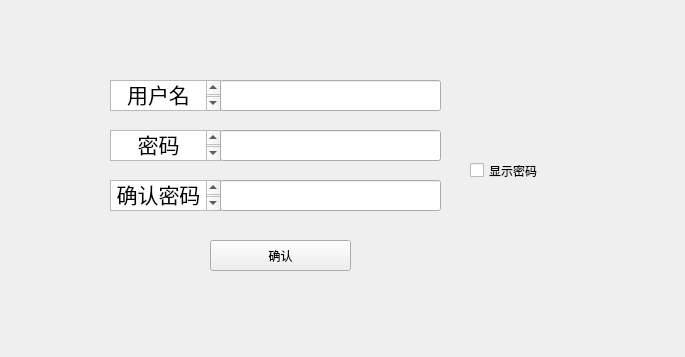
<?xml version="1.0" encoding="UTF-8"?>
<ui version="4.0">
 <class>Form</class>
 <widget class="QWidget" name="Form">
  <property name="geometry">
   <rect>
    <x>0</x>
    <y>0</y>
    <width>685</width>
    <height>357</height>
   </rect>
  </property>
  <property name="windowTitle">
   <string>Form</string>
  </property>
  <widget class="QTextBrowser" name="textBrowser">
   <property name="geometry">
    <rect>
     <x>110</x>
     <y>80</y>
     <width>111</width>
     <height>31</height>
    </rect>
   </property>
   <property name="html">
    <string>&lt;!DOCTYPE HTML PUBLIC &quot;-//W3C//DTD HTML 4.0//EN&quot; &quot;http://www.w3.org/TR/REC-html40/strict.dtd&quot;&gt;
&lt;html&gt;&lt;head&gt;&lt;meta name=&quot;qrichtext&quot; content=&quot;1&quot; /&gt;&lt;meta charset=&quot;utf-8&quot; /&gt;&lt;style type=&quot;text/css&quot;&gt;
p, li { white-space: pre-wrap; }
hr { height: 1px; border-width: 0; }
li.unchecked::marker { content: &quot;\2610&quot;; }
li.checked::marker { content: &quot;\2612&quot;; }
&lt;/style&gt;&lt;/head&gt;&lt;body style=&quot; font-family:'Microsoft YaHei UI'; font-size:9pt; font-weight:400; font-style:normal;&quot;&gt;
&lt;p align=&quot;center&quot; style=&quot; margin-top:0px; margin-bottom:0px; margin-left:0px; margin-right:0px; -qt-block-indent:0; text-indent:0px;&quot;&gt;&lt;span style=&quot; font-size:16pt;&quot;&gt;用户名&lt;/span&gt;&lt;/p&gt;&lt;/body&gt;&lt;/html&gt;</string>
   </property>
  </widget>
  <widget class="QTextBrowser" name="textBrowser_2">
   <property name="geometry">
    <rect>
     <x>110</x>
     <y>130</y>
     <width>111</width>
     <height>31</height>
    </rect>
   </property>
   <property name="html">
    <string>&lt;!DOCTYPE HTML PUBLIC &quot;-//W3C//DTD HTML 4.0//EN&quot; &quot;http://www.w3.org/TR/REC-html40/strict.dtd&quot;&gt;
&lt;html&gt;&lt;head&gt;&lt;meta name=&quot;qrichtext&quot; content=&quot;1&quot; /&gt;&lt;meta charset=&quot;utf-8&quot; /&gt;&lt;style type=&quot;text/css&quot;&gt;
p, li { white-space: pre-wrap; }
hr { height: 1px; border-width: 0; }
li.unchecked::marker { content: &quot;\2610&quot;; }
li.checked::marker { content: &quot;\2612&quot;; }
&lt;/style&gt;&lt;/head&gt;&lt;body style=&quot; font-family:'Microsoft YaHei UI'; font-size:9pt; font-weight:400; font-style:normal;&quot;&gt;
&lt;p align=&quot;center&quot; style=&quot; margin-top:0px; margin-bottom:0px; margin-left:0px; margin-right:0px; -qt-block-indent:0; text-indent:0px;&quot;&gt;&lt;span style=&quot; font-size:16pt;&quot;&gt;密码&lt;/span&gt;&lt;/p&gt;&lt;/body&gt;&lt;/html&gt;</string>
   </property>
  </widget>
  <widget class="QTextBrowser" name="textBrowser_3">
   <property name="geometry">
    <rect>
     <x>110</x>
     <y>180</y>
     <width>111</width>
     <height>31</height>
    </rect>
   </property>
   <property name="html">
    <string>&lt;!DOCTYPE HTML PUBLIC &quot;-//W3C//DTD HTML 4.0//EN&quot; &quot;http://www.w3.org/TR/REC-html40/strict.dtd&quot;&gt;
&lt;html&gt;&lt;head&gt;&lt;meta name=&quot;qrichtext&quot; content=&quot;1&quot; /&gt;&lt;meta charset=&quot;utf-8&quot; /&gt;&lt;style type=&quot;text/css&quot;&gt;
p, li { white-space: pre-wrap; }
hr { height: 1px; border-width: 0; }
li.unchecked::marker { content: &quot;\2610&quot;; }
li.checked::marker { content: &quot;\2612&quot;; }
&lt;/style&gt;&lt;/head&gt;&lt;body style=&quot; font-family:'Microsoft YaHei UI'; font-size:9pt; font-weight:400; font-style:normal;&quot;&gt;
&lt;p align=&quot;center&quot; style=&quot; margin-top:0px; margin-bottom:0px; margin-left:0px; margin-right:0px; -qt-block-indent:0; text-indent:0px;&quot;&gt;&lt;span style=&quot; font-size:16pt;&quot;&gt;确认密码&lt;/span&gt;&lt;/p&gt;&lt;/body&gt;&lt;/html&gt;</string>
   </property>
  </widget>
  <widget class="QLineEdit" name="lineEdit">
   <property name="geometry">
    <rect>
     <x>220</x>
     <y>80</y>
     <width>221</width>
     <height>31</height>
    </rect>
   </property>
  </widget>
  <widget class="QLineEdit" name="lineEdit_2">
   <property name="geometry">
    <rect>
     <x>220</x>
     <y>130</y>
     <width>221</width>
     <height>31</height>
    </rect>
   </property>
  </widget>
  <widget class="QLineEdit" name="lineEdit_3">
   <property name="geometry">
    <rect>
     <x>220</x>
     <y>180</y>
     <width>221</width>
     <height>31</height>
    </rect>
   </property>
  </widget>
  <widget class="QPushButton" name="pushButton">
   <property name="geometry">
    <rect>
     <x>210</x>
     <y>240</y>
     <width>141</width>
     <height>31</height>
    </rect>
   </property>
   <property name="text">
    <string>确认</string>
   </property>
  </widget>
  <widget class="QCheckBox" name="checkBox">
   <property name="geometry">
    <rect>
     <x>470</x>
     <y>160</y>
     <width>71</width>
     <height>21</height>
    </rect>
   </property>
   <property name="text">
    <string>显示密码</string>
   </property>
  </widget>
 </widget>
 <resources/>
 <connections/>
</ui>
